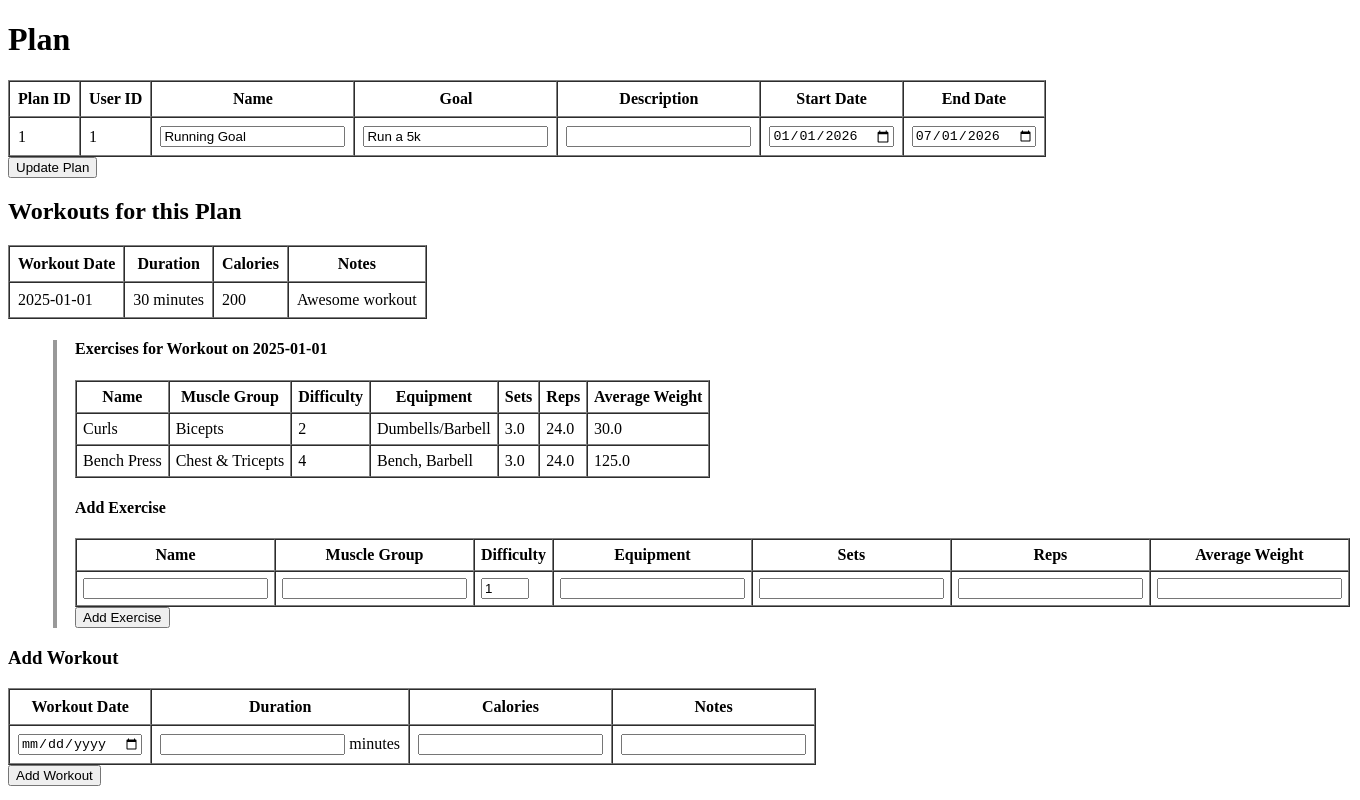
The page /plans/viewplan/1 on the database as committed earlier.
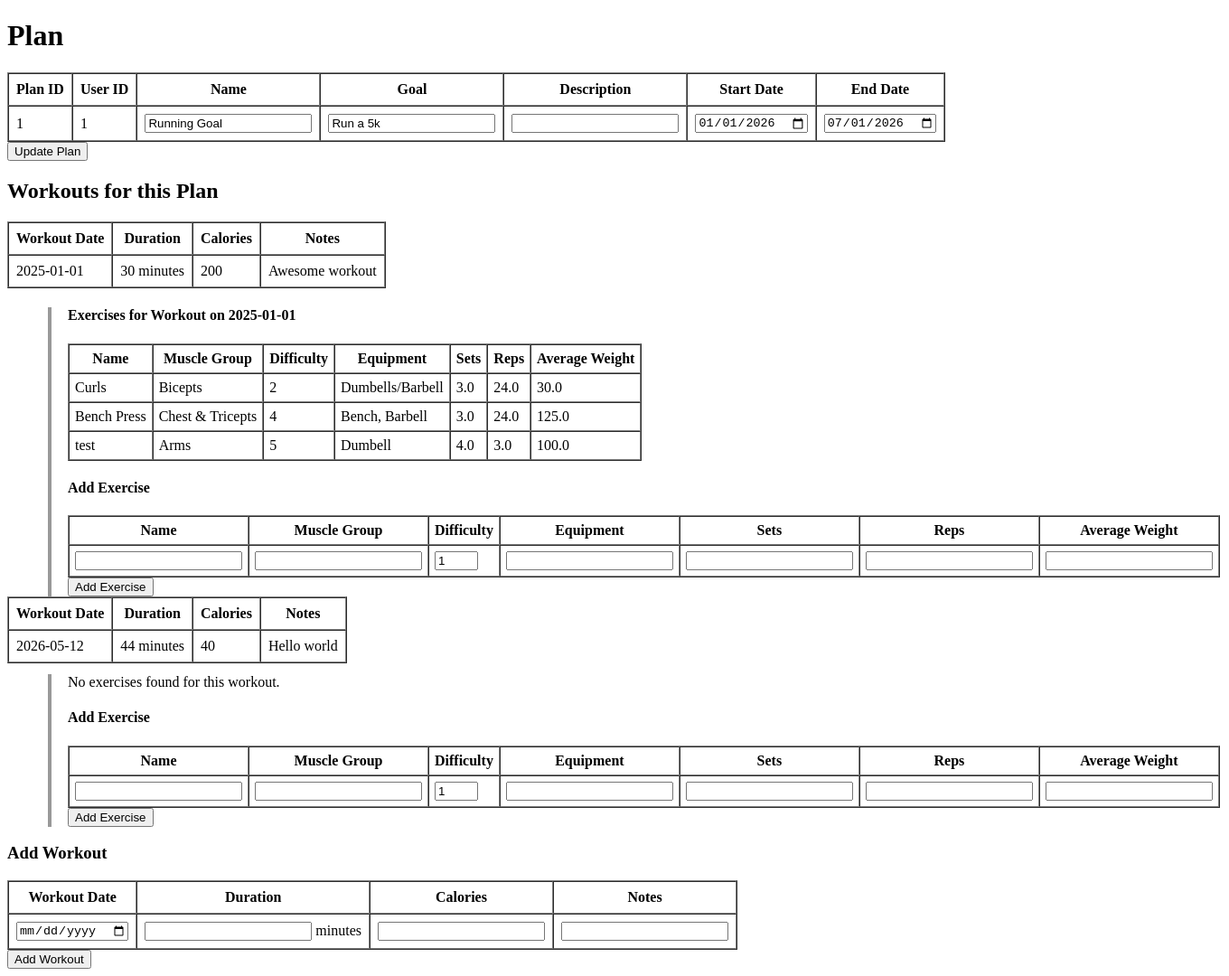
The same page on the database as committed later.
### models.py (models this page shows)
class Plan(db.Model):
    __tablename__ = "Plans"
    plan_id = db.Column(db.Integer, primary_key=True)
    user_id = db.Column(db.Integer, db.ForeignKey("Users.user_id"), nullable=False)
    name = db.Column(db.Text, nullable=False)
    goal = db.Column(db.Text)
    description = db.Column(db.Text)
    start_date = db.Column(db.Date)
    end_date = db.Column(db.Date)
    created_at = db.Column(db.DateTime, nullable=False, server_default=db.func.current_timestamp())
    updated_at = db.Column(db.DateTime, nullable=False, server_default=db.func.current_timestamp())
    user = db.relationship("User", back_populates="plans")
    workouts = db.relationship("Workout", back_populates="plan")

class Workout(db.Model):
    __tablename__ = "Workouts"
    workout_id = db.Column(db.Integer, primary_key=True)
    user_id = db.Column(db.Integer, db.ForeignKey("Users.user_id"))
    plan_id = db.Column(db.Integer, db.ForeignKey("Plans.plan_id"))
    workout_date = db.Column(db.Date)
    duration_min = db.Column(db.Integer)
    cals_burned = db.Column(db.Integer)
    notes = db.Column(db.Text)
    created_at = db.Column(db.DateTime, nullable=False, server_default=db.func.current_timestamp())
    updated_at = db.Column(db.DateTime, nullable=False, server_default=db.func.current_timestamp())
    user = db.relationship("User", back_populates="workouts")
    plan = db.relationship("Plan", back_populates="workouts")
    workout_exercises = db.relationship("WorkoutExercise", back_populates="workout", cascade="all, delete-orphan")

class WorkoutExercise(db.Model):
    __tablename__ = "WorkoutExercises"
    workout_exercise_id = db.Column(db.Integer, primary_key=True)
    workout_id = db.Column(db.Integer, db.ForeignKey("Workouts.workout_id"), nullable=False)
    exercise_id = db.Column(db.Integer, db.ForeignKey("Exercises.exercise_id"), nullable=False)
    sets_completed = db.Column(db.Float)
    reps_completed = db.Column(db.Float)
    average_weight = db.Column(db.Float)
    created_at = db.Column(db.DateTime, nullable=False, server_default=db.func.current_timestamp())
    updated_at = db.Column(db.DateTime, nullable=False, server_default=db.func.current_timestamp())
    workout = db.relationship("Workout", back_populates="workout_exercises")
    exercise = db.relationship("Exercise", back_populates="workout_exercises")

class Exercise(db.Model):
    __tablename__ = "Exercises"
    exercise_id = db.Column(db.Integer, primary_key=True)
    name = db.Column(db.Text, nullable=False, default="")
    muscle_group = db.Column(db.Text)
    difficulty = db.Column(db.Integer, nullable=False, default=1)
    equipment_needed = db.Column(db.Text)
    created_at = db.Column(db.DateTime, nullable=False, server_default=db.func.current_timestamp())
    updated_at = db.Column(db.DateTime, nullable=False, server_default=db.func.current_timestamp())
    workout_exercises = db.relationship("WorkoutExercise", back_populates="exercise")

### routes.py (the view, shortened to what this page needs)
@main.route("/plans/viewplan/<int:plan_id>", methods=["GET", "POST"])
def view_plan(plan_id):
    plan = Plan.query.get(plan_id)
    workouts = Workout.query.filter(Workout.plan_id == plan_id).all()
    if not plan:
        return "Plan not found"
    return render_template("viewPlan.html", plan=plan, workouts=workouts)

### templates/viewPlan.html (shortened to what this page needs)
<!DOCTYPE html>
<html lang="en">
<head>
</head>
<body>
    <h1>Plan</h1>
    {% if plan%}
    <form action="{{ url_for('main.view_plan', plan_id=plan.plan_id) }}" method="POST">
        <table border="1" cellpadding="8" cellspacing="0">
            <thead>
                <tr>
                    <th>Plan ID</th>
                    <th>User ID</th>
                    <th>Name</th>
                    <th>Goal</th>
                    <th>Description</th>
                    <th>Start Date</th>
                    <th>End Date</th>
                </tr>
            </thead>
            <tbody>
                <tr>
                    <td>{{ plan.plan_id }}</td>
                    <td>{{ plan.user_id }}</td>
                    <td><input value="{{ plan.name }}" name="name" /></td>
                    <td><input value="{{ plan.goal or '' }}" name="goal" /></td>
                    <td><input value="{{ plan.description or '' }}" name="description" /></td>
                    <td><input type="date" value="{{ plan.start_date or '' }}" name="start_date" /></td>
                    <td><input type="date" value="{{ plan.end_date or '' }}" name="end_date" /></td>
                </tr>
            </tbody>
        </table>
        <button type="submit">Update Plan</button>
    </form>
    <h2>Workouts for this Plan</h2>
    {% if workouts %}
    {% for w in workouts %}
    <table border="1" cellpadding="8" cellspacing="0">
        <thead>
            <tr>
                <th>Workout Date</th>
                <th>Duration</th>
                <th>Calories</th>
                <th>Notes</th>
            </tr>
        </thead>
        <tbody>
            <tr>
                <td>{{ w.workout_date or 'No Date' }}</td>
                <td>{{ w.duration_min or 0 }} minutes</td>
                <td>{{ w.cals_burned or 0 }}</td>
                <td>{{ w.notes or 'No notes' }}</td>
            </tr>
        </tbody>
    </table>
    <div style="margin-left: 45px; margin-top: 12px; padding-left: 18px; border-left: 4px solid #999;">
        {% if w.workout_exercises %}
        <h4>Exercises for Workout on {{ w.workout_date }}</h4>
        <table border="1" cellpadding="6" cellspacing="0">
            <thead>
                <tr>
                    <th>Name</th>
                    <th>Muscle Group</th>
                    <th>Difficulty</th>
                    <th>Equipment</th>
                    <th>Sets</th>
                    <th>Reps</th>
                    <th>Average Weight</th>
                </tr>
            </thead>
            <tbody>
                {% for workout_exercise in w.workout_exercises %}
                <tr>
                    <td>{{ workout_exercise.exercise.name }}</td>
                    <td>{{ workout_exercise.exercise.muscle_group or 'Not listed' }}</td>
                    <td>{{ workout_exercise.exercise.difficulty }}</td>
                    <td>{{ workout_exercise.exercise.equipment_needed or 'None' }}</td>
                    <td>{{ workout_exercise.sets_completed or 'N/A' }}</td>
                    <td>{{ workout_exercise.reps_completed or 'N/A' }}</td>
                    <td>{{ workout_exercise.average_weight or 'N/A' }}</td>
                </tr>
                {% endfor %}
            </tbody>
        </table>
        {% else %}
        No exercises found for this workout.
        {% endif %}
        <form action="{{ url_for('main.add_exercise_to_workout', plan_id=plan.plan_id, workout_id=w.workout_id) }}" method="POST">
            <h4>Add Exercise</h4>
            <table border="1" cellpadding="6" cellspacing="0">
                <thead>
                    <tr>
                        <th>Name</th>
                        <th>Muscle Group</th>
                        <th>Difficulty</th>
                        <th>Equipment</th>
                        <th>Sets</th>
                        <th>Reps</th>
                        <th>Average Weight</th>
                    </tr>
                </thead>
                <tbody>
                    <tr>
                        <td><input name="name" required /></td>
                        <td><input name="muscle_group" /></td>
                        <td><input type="number" name="difficulty" min="1" max="5" value="1" /></td>
                        <td><input name="equipment_needed" /></td>
                        <td><input type="number" name="sets_completed" min="0" step="0.5" /></td>
                        <td><input type="number" name="reps_completed" min="0" step="0.5" /></td>
                        <td><input type="number" name="average_weight" min="0" step="0.5" /></td>
                    </tr>
                </tbody>
            </table>
            <button type="submit">Add Exercise</button>
        </form>
    </div>
    {% endfor %}
    {% else %}
    <p>No workouts found for this plan</p>
    {% endif %}
    <form action="{{ url_for('main.add_workout_to_plan', plan_id=plan.plan_id) }}" method="POST">
        <h3>Add Workout</h3>
        <table border="1" cellpadding="8" cellspacing="0">
            <thead>
                <tr>
                    <th>Workout Date</th>
                    <th>Duration</th>
                    <th>Calories</th>
                    <th>Notes</th>
                </tr>
            </thead>
            <tbody>
                <tr>
                    <td><input type="date" name="workout_date" /></td>
                    <td><input type="number" name="duration_min" min="0" /> minutes</td>
                    <td><input type="number" name="cals_burned" min="0" /></td>
                    <td><input name="notes" /></td>
                </tr>
            </tbody>
        </table>
        <button type="submit">Add Workout</button>
    </form>
    {% else %}
    <p>Plan Cannot be Found</p>
    {% endif %}
</body>
</html>

Rows that differ between the two databases and show on the page:
added WorkoutExercise: exercise.name "test", exercise "Arms", exercise.difficulty "5", exercise "Dumbell", sets_completed "4.0", reps_completed "3.0", average_weight "100.0", shown under Workout "Awesome workout"
added Workout: workout_date "2026-05-12", duration_min "44", cals_burned "40", notes "Hello world", shows "No exercises found for this workout."
